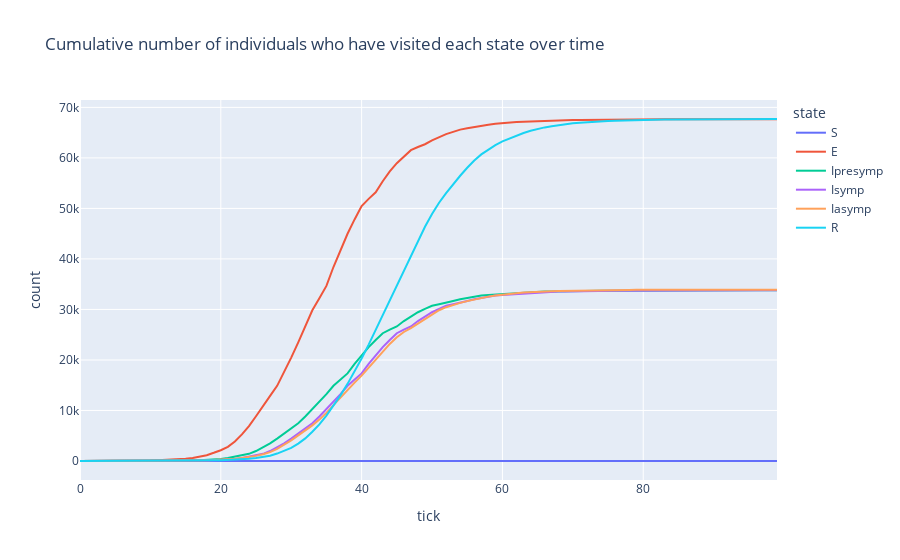

Notebook source saved alongside this figure:
### Code cell
num_ticks = simulator.num_ticks(output_file)
state_tick_cum_counts = simulator.compute_state_tick_unique_counts(transitions, num_ticks)

states = state_tick_cum_counts.columns
states.remove("tick")

state_tick_cum_counts = state_tick_cum_counts.with_columns(
    *[pl.col(state).cum_sum() for state in states]
)

title = "Cumulative number of individuals who have visited each state over time"
pdf = state_tick_cum_counts.melt(id_vars="tick", value_vars=states, variable_name="state", value_name="count")
px.line(pdf, x="tick", y="count", color="state", title=title)

### Figure 1 — Plotly figure (JSON) as saved in the notebook; plotly's stock layout.template omitted (floating-point values rounded to 4 significant figures)
{"data": [{"hovertemplate": "state=S<br>tick=%{x}<br>count=%{y}<extra></extra>", "legendgroup": "S", "line": {"color": "#636efa", "dash": "solid"}, "marker": {"symbol": "circle"}, "mode": "lines", "name": "S", "orientation": "v", "showlegend": true, "type": "scatter", "x": [0, 1, 2, 3, 4, 5, 6, 7, 8, 9, 10, 11, 12, 13, 14, 15, 16, 17, 18, 19, 20, 21, 22, 23, 24, 25, 26, 27, 28, 29, 30, 31, 32, 33, 34, 35, 36, 37, 38, 39, 40, 41, 42, 43, 44, 45, 46, 47, 48, 49, 50, 51, 52, 53, 54, 55, 56, 57, 58, 59, 60, 61, 62, 63, 64, 65, 66, 67, 68, 69, 70, 71, 72, 73, 74, 75, 76, 77, 78, 79, 80, 81, 82, 83, 84, 85, 86, 87, 88, 89, 90, 91, 92, 93, 94, 95, 96, 97, 98, 99], "xaxis": "x", "y": [0, 0, 0, 0, 0, 0, 0, 0, 0, 0, 0, 0, 0, 0, 0, 0, 0, 0, 0, 0, 0, 0, 0, 0, 0, 0, 0, 0, 0, 0, 0, 0, 0, 0, 0, 0, 0, 0, 0, 0, 0, 0, 0, 0, 0, 0, 0, 0, 0, 0, 0, 0, 0, 0, 0, 0, 0, 0, 0, 0, 0, 0, 0, 0, 0, 0, 0, 0, 0, 0, 0, 0, 0, 0, 0, 0, 0, 0, 0, 0, 0, 0, 0, 0, 0, 0, 0, 0, 0, 0, 0, 0, 0, 0, 0, 0, 0, 0, 0, 0], "yaxis": "y"}, {"hovertemplate": "state=E<br>tick=%{x}<br>count=%{y}<extra></extra>", "legendgroup": "E", "line": {"color": "#EF553B", "dash": "solid"}, "marker": {"symbol": "circle"}, "mode": "lines", "name": "E", "orientation": "v", "showlegend": true, "type": "scatter", "x": [0, 1, 2, 3, 4, 5, 6, 7, 8, 9, 10, 11, 12, 13, 14, 15, 16, 17, 18, 19, 20, 21, 22, 23, 24, 25, 26, 27, 28, 29, 30, 31, 32, 33, 34, 35, 36, 37, 38, 39, 40, 41, 42, 43, 44, 45, 46, 47, 48, 49, 50, 51, 52, 53, 54, 55, 56, 57, 58, 59, 60, 61, 62, 63, 64, 65, 66, 67, 68, 69, 70, 71, 72, 73, 74, 75, 76, 77, 78, 79, 80, 81, 82, 83, 84, 85, 86, 87, 88, 89, 90, 91, 92, 93, 94, 95, 96, 97, 98, 99], "xaxis": "x", "y": [0, 0, 0, 0, 1, 8, 19, 26, 36, 63, 100, 151, 192, 244, 323, 440, 588, 818, 1156, 1623, 2126, 2810, 3874, 5263, 6905, 8857, 10990, 12899, 14874, 17528, 20473, 23480, 26548, 29827, 32241, 34659, 38399, 41810, 44985, 47824, 50464, 51891, 53187, 55373, 57319, 58950, 60328, 61533, 62161, 62703, 63476, 64144, 64704, 65161, 65599, 65861, 66044, 66316, 66554, 66752, 66899, 67014, 67098, 67167, 67235, 67307, 67358, 67412, 67453, 67473, 67497, 67515, 67538, 67559, 67573, 67591, 67597, 67604, 67612, 67617, 67624, 67630, 67636, 67638, 67642, 67644, 67646, 67647, 67650, 67651, 67653, 67653, 67653, 67654, 67654, 67655, 67655, 67655, 67655, 67655], "yaxis": "y"}, {"hovertemplate": "state=Ipresymp<br>tick=%{x}<br>count=%{y}<extra></extra>", "legendgroup": "Ipresymp", "line": {"color": "#00cc96", "dash": "solid"}, "marker": {"symbol": "circle"}, "mode": "lines", "name": "Ipresymp", "orientation": "v", "showlegend": true, "type": "scatter", "x": [0, 1, 2, 3, 4, 5, 6, 7, 8, 9, 10, 11, 12, 13, 14, 15, 16, 17, 18, 19, 20, 21, 22, 23, 24, 25, 26, 27, 28, 29, 30, 31, 32, 33, 34, 35, 36, 37, 38, 39, 40, 41, 42, 43, 44, 45, 46, 47, 48, 49, 50, 51, 52, 53, 54, 55, 56, 57, 58, 59, 60, 61, 62, 63, 64, 65, 66, 67, 68, 69, 70, 71, 72, 73, 74, 75, 76, 77, 78, 79, 80, 81, 82, 83, 84, 85, 86, 87, 88, 89, 90, 91, 92, 93, 94, 95, 96, 97, 98, 99], "xaxis": "x", "y": [0, 0, 1, 3, 5, 7, 10, 13, 19, 30, 37, 42, 53, 67, 91, 110, 134, 170, 229, 287, 405, 581, 821, 1076, 1416, 1973, 2665, 3490, 4436, 5480, 6433, 7460, 8805, 10220, 11684, 13230, 14892, 16108, 17337, 19209, 20903, 22548, 23966, 25294, 25991, 26637, 27700, 28649, 29450, 30130, 30740, 31044, 31307, 31682, 32020, 32306, 32530, 32743, 32866, 32960, 33100, 33211, 33315, 33398, 33463, 33505, 33539, 33568, 33607, 33629, 33659, 33680, 33690, 33701, 33707, 33719, 33729, 33737, 33748, 33749, 33752, 33756, 33758, 33763, 33769, 33772, 33772, 33775, 33776, 33777, 33777, 33778, 33778, 33780, 33780, 33780, 33781, 33781, 33781, 33781], "yaxis": "y"}, {"hovertemplate": "state=Isymp<br>tick=%{x}<br>count=%{y}<extra></extra>", "legendgroup": "Isymp", "line": {"color": "#ab63fa", "dash": "solid"}, "marker": {"symbol": "circle"}, "mode": "lines", "name": "Isymp", "orientation": "v", "showlegend": true, "type": "scatter", "x": [0, 1, 2, 3, 4, 5, 6, 7, 8, 9, 10, 11, 12, 13, 14, 15, 16, 17, 18, 19, 20, 21, 22, 23, 24, 25, 26, 27, 28, 29, 30, 31, 32, 33, 34, 35, 36, 37, 38, 39, 40, 41, 42, 43, 44, 45, 46, 47, 48, 49, 50, 51, 52, 53, 54, 55, 56, 57, 58, 59, 60, 61, 62, 63, 64, 65, 66, 67, 68, 69, 70, 71, 72, 73, 74, 75, 76, 77, 78, 79, 80, 81, 82, 83, 84, 85, 86, 87, 88, 89, 90, 91, 92, 93, 94, 95, 96, 97, 98, 99], "xaxis": "x", "y": [0, 0, 0, 0, 1, 3, 5, 7, 10, 13, 19, 30, 37, 42, 53, 67, 91, 110, 134, 170, 229, 287, 405, 581, 821, 1076, 1416, 1973, 2665, 3490, 4436, 5480, 6433, 7460, 8805, 10220, 11684, 13230, 14892, 16108, 17337, 19209, 20903, 22548, 23966, 25294, 25991, 26637, 27700, 28649, 29450, 30130, 30740, 31044, 31307, 31682, 32020, 32306, 32530, 32743, 32866, 32960, 33100, 33211, 33315, 33398, 33463, 33505, 33539, 33568, 33607, 33629, 33659, 33680, 33690, 33701, 33707, 33719, 33729, 33737, 33748, 33749, 33752, 33756, 33758, 33763, 33769, 33772, 33772, 33775, 33776, 33777, 33777, 33778, 33778, 33780, 33780, 33780, 33781, 33781], "yaxis": "y"}, {"hovertemplate": "state=Iasymp<br>tick=%{x}<br>count=%{y}<extra></extra>", "legendgroup": "Iasymp", "line": {"color": "#FFA15A", "dash": "solid"}, "marker": {"symbol": "circle"}, "mode": "lines", "name": "Iasymp", "orientation": "v", "showlegend": true, "type": "scatter", "x": [0, 1, 2, 3, 4, 5, 6, 7, 8, 9, 10, 11, 12, 13, 14, 15, 16, 17, 18, 19, 20, 21, 22, 23, 24, 25, 26, 27, 28, 29, 30, 31, 32, 33, 34, 35, 36, 37, 38, 39, 40, 41, 42, 43, 44, 45, 46, 47, 48, 49, 50, 51, 52, 53, 54, 55, 56, 57, 58, 59, 60, 61, 62, 63, 64, 65, 66, 67, 68, 69, 70, 71, 72, 73, 74, 75, 76, 77, 78, 79, 80, 81, 82, 83, 84, 85, 86, 87, 88, 89, 90, 91, 92, 93, 94, 95, 96, 97, 98, 99], "xaxis": "x", "y": [0, 0, 0, 0, 2, 7, 8, 11, 16, 18, 22, 28, 34, 42, 56, 67, 95, 116, 146, 178, 225, 317, 435, 587, 782, 1012, 1332, 1755, 2395, 3167, 4100, 5065, 6023, 7054, 8192, 9518, 11053, 12608, 14118, 15511, 16898, 18450, 20130, 21678, 23179, 24483, 25537, 26324, 27235, 28162, 29057, 29847, 30448, 30940, 31298, 31646, 31987, 32304, 32542, 32784, 32967, 33089, 33216, 33331, 33435, 33499, 33578, 33618, 33660, 33694, 33732, 33753, 33786, 33808, 33829, 33839, 33854, 33861, 33873, 33883, 33890, 33895, 33901, 33903, 33908, 33910, 33913, 33913, 33914, 33916, 33918, 33920, 33920, 33921, 33922, 33923, 33923, 33923, 33923, 33923], "yaxis": "y"}, {"hovertemplate": "state=R<br>tick=%{x}<br>count=%{y}<extra></extra>", "legendgroup": "R", "line": {"color": "#19d3f3", "dash": "solid"}, "marker": {"symbol": "circle"}, "mode": "lines", "name": "R", "orientation": "v", "showlegend": true, "type": "scatter", "x": [0, 1, 2, 3, 4, 5, 6, 7, 8, 9, 10, 11, 12, 13, 14, 15, 16, 17, 18, 19, 20, 21, 22, 23, 24, 25, 26, 27, 28, 29, 30, 31, 32, 33, 34, 35, 36, 37, 38, 39, 40, 41, 42, 43, 44, 45, 46, 47, 48, 49, 50, 51, 52, 53, 54, 55, 56, 57, 58, 59, 60, 61, 62, 63, 64, 65, 66, 67, 68, 69, 70, 71, 72, 73, 74, 75, 76, 77, 78, 79, 80, 81, 82, 83, 84, 85, 86, 87, 88, 89, 90, 91, 92, 93, 94, 95, 96, 97, 98, 99], "xaxis": "x", "y": [0, 0, 0, 0, 0, 0, 2, 2, 3, 5, 8, 16, 20, 30, 40, 50, 62, 76, 100, 125, 154, 202, 268, 347, 443, 591, 797, 1058, 1471, 1960, 2582, 3448, 4479, 5793, 7248, 8983, 10902, 12998, 15269, 17648, 20306, 23038, 25943, 28952, 31979, 34973, 37908, 40811, 43639, 46379, 48891, 51129, 53033, 54825, 56465, 58042, 59490, 60697, 61696, 62528, 63257, 63854, 64413, 64930, 65364, 65733, 66039, 66275, 66498, 66677, 66840, 66973, 67083, 67171, 67252, 67318, 67366, 67418, 67458, 67499, 67535, 67554, 67579, 67599, 67613, 67627, 67639, 67648, 67657, 67668, 67672, 67677, 67682, 67686, 67689, 67691, 67694, 67698, 67698, 67700], "yaxis": "y"}], "layout": {"autosize": true, "legend": {"title": {"text": "state"}, "tracegroupgap": 0}, "title": {"text": "Cumulative number of individuals who have visited each state over time"}, "xaxis": {"anchor": "y", "autorange": true, "domain": [0, 1], "range": [0, 99], "title": {"text": "tick"}, "type": "linear"}, "yaxis": {"anchor": "x", "autorange": true, "domain": [0, 1], "range": [-3761.0, 71460.0], "title": {"text": "count"}, "type": "linear"}}}
